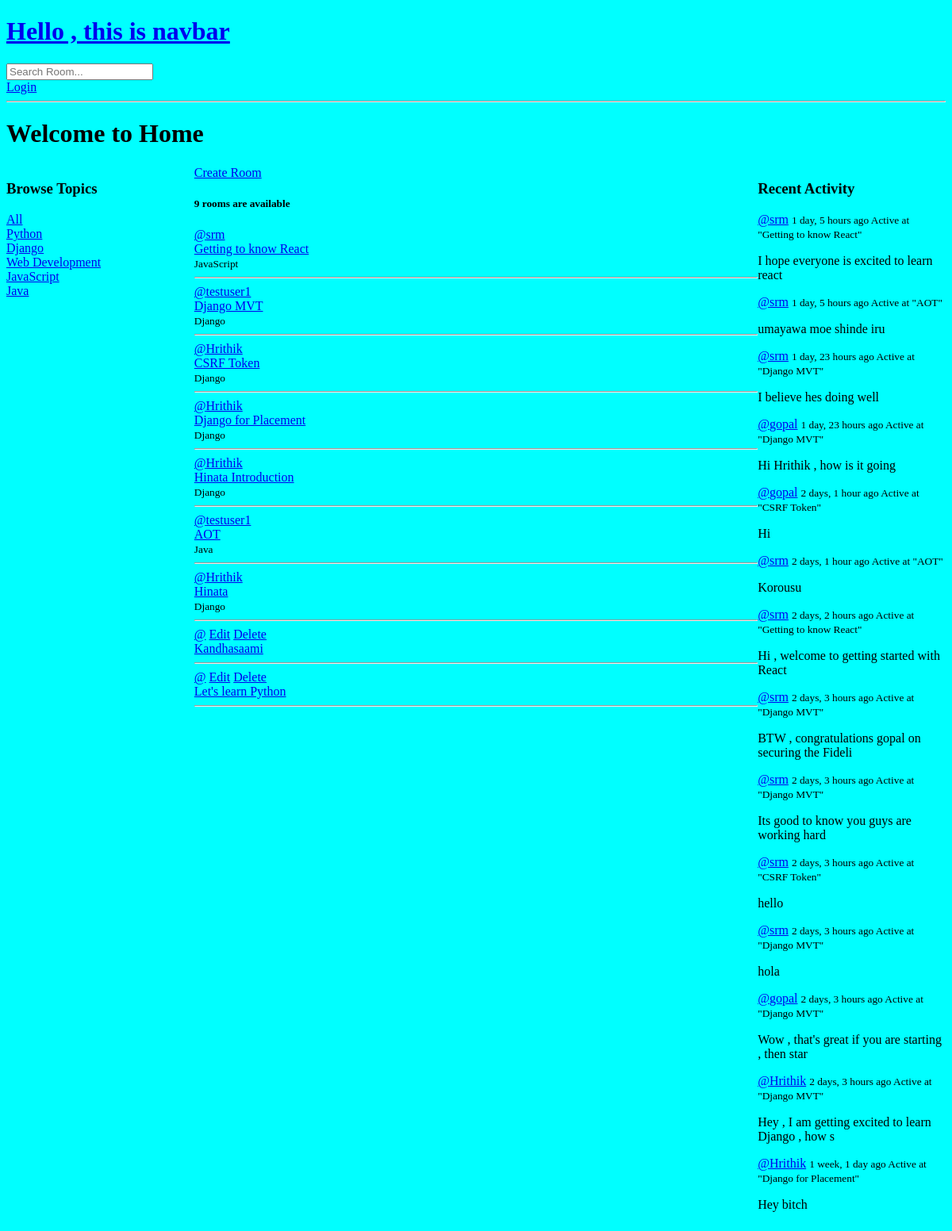
The app's page /, older data.
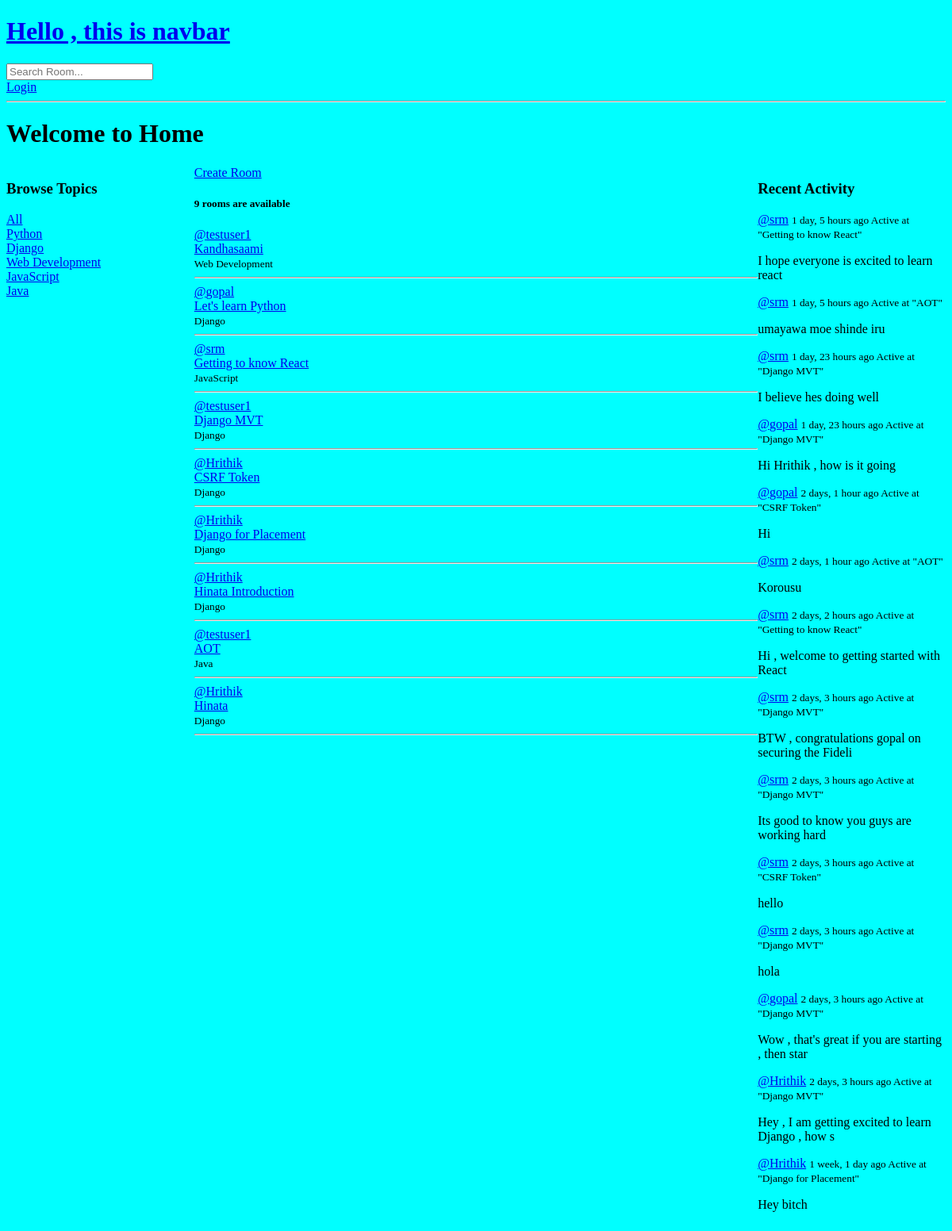
The same page, newer data.
### base/models.py (models this page shows, shortened)
class Topic(models.Model):
    name = models.CharField(max_length=200)

class Room(models.Model):
    host = models.ForeignKey(User , on_delete=models.SET_NULL ,null=True)
    topic = models.ForeignKey(Topic , on_delete=models.SET_NULL,null=True)
    names = models.CharField(max_length=200)
    description = models.TextField(null=True , blank= True)
    participants = models.ManyToManyField(User , related_name='participants' , blank=True)
    updated = models.DateTimeField(auto_now = True)
    created = models.DateTimeField(auto_now_add = True )
    def __str__(self):
        return self.names
    class Meta :
        ordering = ['-updated' , '-created']

class Message(models.Model):
    user =  models.ForeignKey(User ,on_delete=models.CASCADE )
    room = models.ForeignKey(Room , on_delete=models.CASCADE)
    body = models.TextField()
    updated = models.DateTimeField(auto_now=True)
    created = models.DateTimeField(auto_now_add=True)
    class Meta :
        ordering = ['-updated' , '-created']
    def __str__(self):
        return self.body[0:50]

### base/views.py (the view)
# urls.py: path('' , views.home , name="home" ) ,
def home(request):
    q = request.GET.get('q') if request.GET.get('q') != None else ''
    rooms = Room.objects.filter(
        Q(topic__name__icontains=q) |
        Q(names__icontains=q) |
        Q(description__icontains=q)) # .get() , .filter() , .exclude()
    topics = Topic.objects.all()
    room_count = rooms.count()
    room_messages = Message.objects.filter(Q(room__topic__name__icontains=q))
    context = {'rooms': rooms ,
                'topics' : topics ,
                'room_count':room_count ,
                'room_messages' : room_messages ,
                'page':home}
    return render(request ,'base/home.html', context  ) # pass in the context dictionary

### base/templates/base/home.html (shortened to what this page needs)
{% extends 'Main.html' %}
{%block content%}
<h1> Welcome to Home </h1>
<div class="home-container">
    <div>
       {% include 'base/topics_component.html' %}
    </div>
    <div>
        <a href="{% url 'create-room' %}">Create Room</a>
        <h5> {{room_count}} rooms are available </h5>
        <div>
            {% include 'base/feed_component.html'%}
        </div>
    </div>
    <div class="Activityfeed-Wrapper">
      {% include 'base/activity_component.html' %}
    </div>
</div>
{%endblock%}

### base/templates/base/topics_component.html
<h3>Browse Topics</h3>
<div>
    <a href="{% url 'home' %}">All</a>
    {%for topic in topics%}
    <div>
        <a href="{% url 'home' %}?q={{topic.name}}">{{topic.name}}</a>
        <br>
    </div>
    {%endfor%}
</div>

### base/templates/base/feed_component.html (shortened to what this page needs)
{% for room in rooms %}
            <div>
                <a href="{% url 'user-profile' room.host.id %}">@{{room.host.username}}</a>
                {% if request.user.id == room.host.id %}
                    <a href="{% url 'update-room' room.id %}">Edit</a>
                    <a href="{% url 'delete-room' room.id %}">Delete</a>
                {% endif %}
                <br>
                <a href="{% url 'room' room.id %}">{{room.names}}</a>
                <br>
                <small>{{room.topic.name}}</small>
                <hr>
            </div>
{%endfor%}

### base/templates/base/activity_component.html (shortened to what this page needs)
<h3>Recent Activity</h3>
{% for message in room_messages %}
    <div>
        <a href="{% url 'user-profile' message.user.id %}"> @{{message.user}}</a>  <small>{{message.created|timesince}} ago </small>
        <small>Active at "{{message.room}}"</small>
        <p> {{message}}</p>
    </div>
{% endfor %}

Row changes from the older to the newer data that the page shows:
changed Room "Kandhasaami": host.username (not shown) → "testuser1"; topic.name (not shown) → "Web Development"; no longer shows "Edit Delete"; moves up the list
changed Room "Let's learn Python": host.username (not shown) → "gopal"; topic.name (not shown) → "Django"; no longer shows "Edit Delete"; moves up the list
